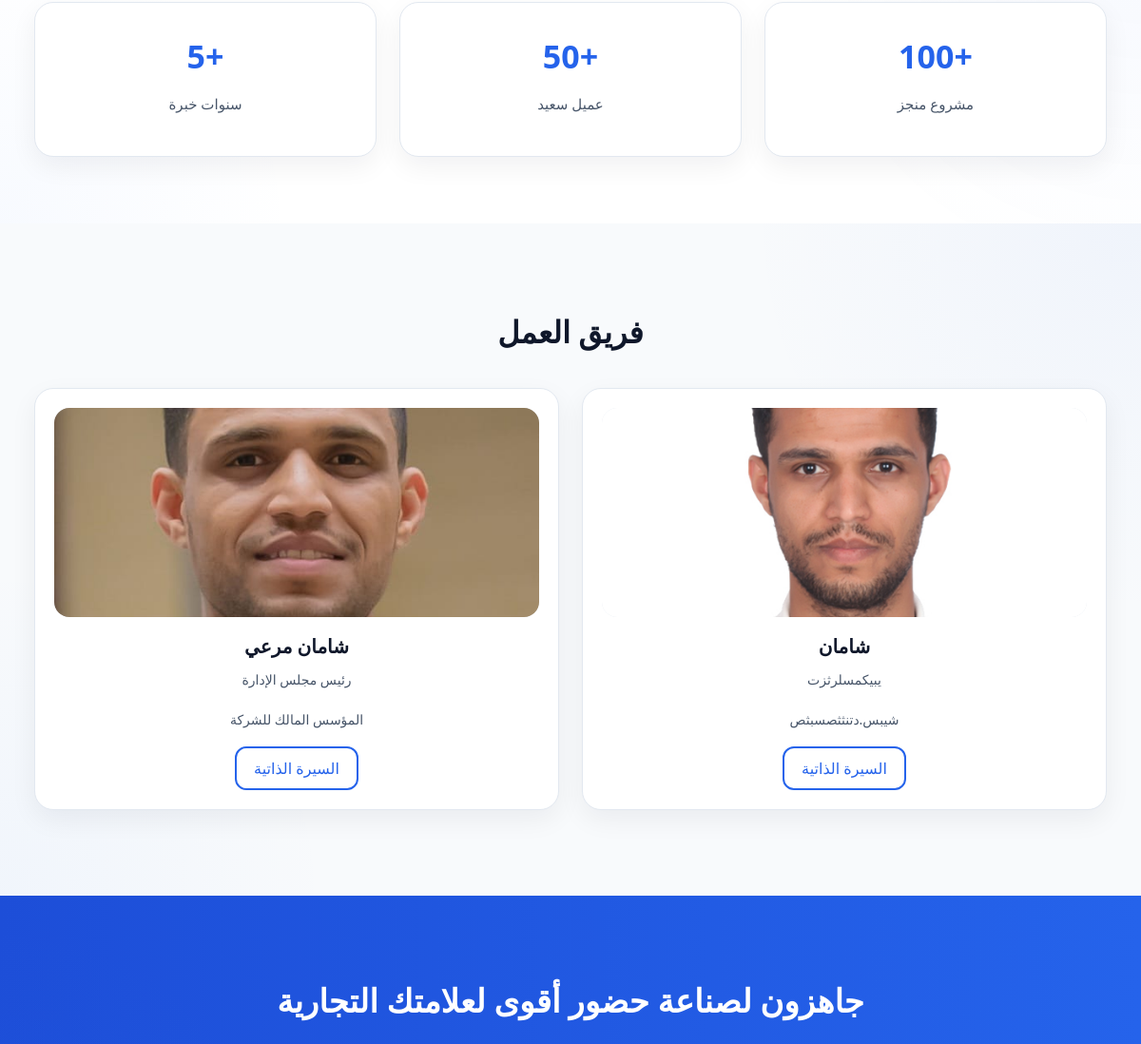
Page /about/ (middle part) on the earlier database version.
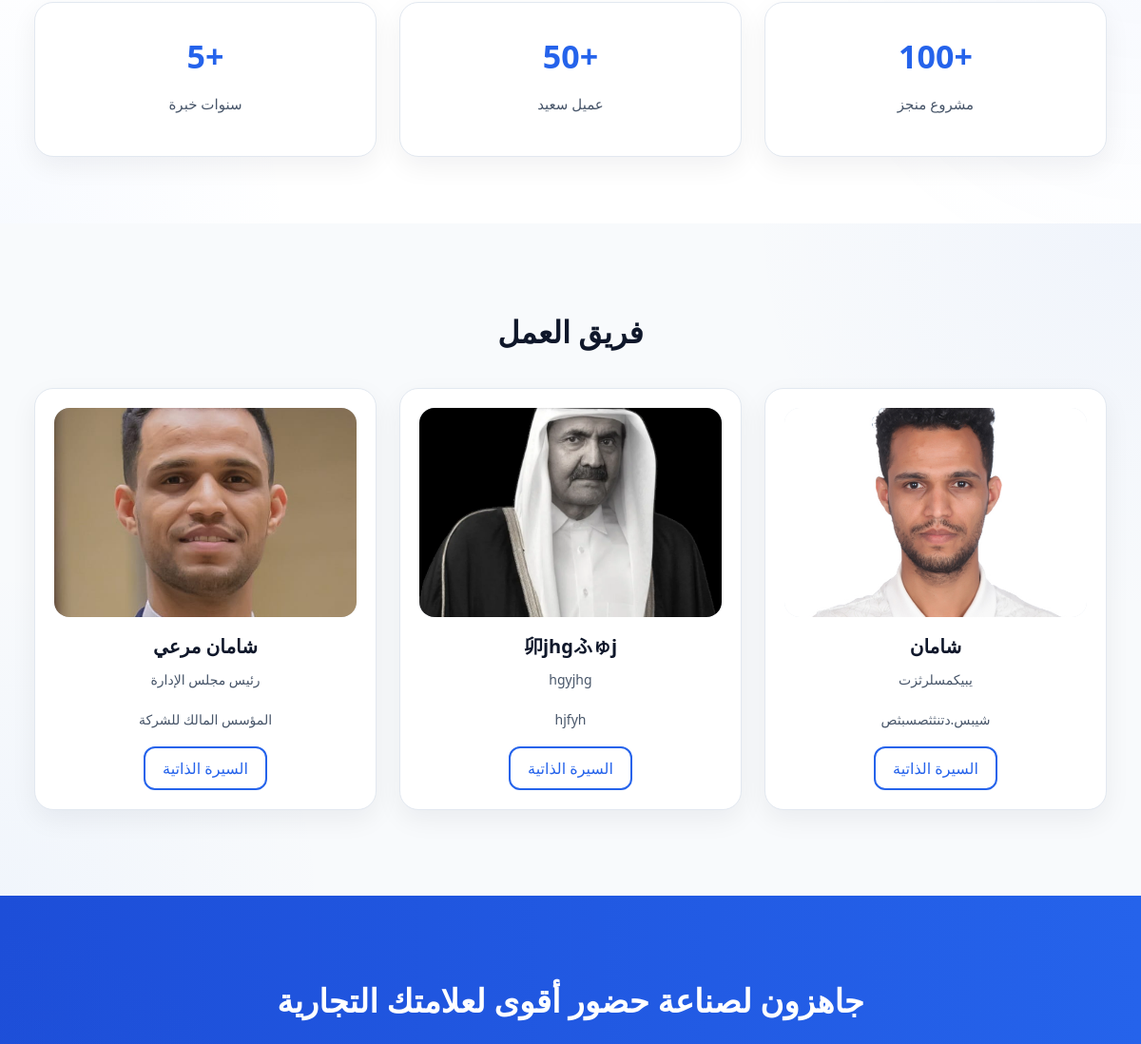
Same page on the later database version.
### app/models/team_member.py (models this page shows, shortened)
class TeamMember(db.Model):
    __tablename__ = "team_members"
    id = db.Column(db.Integer, primary_key=True)
    name_ar = db.Column(db.String(150), nullable=False)
    slug_ar = db.Column(db.String(150), unique=True, nullable=False)
    job_title_ar = db.Column(db.String(150), nullable=True)
    short_bio_ar = db.Column(db.Text, nullable=True)
    full_bio_ar = db.Column(db.Text, nullable=True)
    name_en = db.Column(db.String(150), nullable=True)
    slug_en = db.Column(db.String(150), unique=True, nullable=True)
    job_title_en = db.Column(db.String(150), nullable=True)
    short_bio_en = db.Column(db.Text, nullable=True)
    full_bio_en = db.Column(db.Text, nullable=True)
    name_ja = db.Column(db.String(150), nullable=True)
    slug_ja = db.Column(db.String(150), unique=True, nullable=True)
    job_title_ja = db.Column(db.String(150), nullable=True)
    short_bio_ja = db.Column(db.Text, nullable=True)
    full_bio_ja = db.Column(db.Text, nullable=True)
    name = db.Column(db.String(150), nullable=False)
    slug = db.Column(db.String(150), unique=True, nullable=False)
    job_title = db.Column(db.String(150), nullable=True)
    short_bio = db.Column(db.Text, nullable=True)
    full_bio = db.Column(db.Text, nullable=True)
    image = db.Column(db.String(255), nullable=True)
    display_order = db.Column(db.Integer, nullable=False, default=0)
    is_active = db.Column(db.Boolean, nullable=False, default=True)
    show_on_home = db.Column(db.Boolean, default=False)
    def get_name(self, lang="ar"):
        if lang == "en" and self.name_en:
            return self.name_en
        if lang == "ja" and self.name_ja:
            return self.name_ja
        return self.name_ar or self.name
    def get_slug(self, lang="ar"):
        if lang == "en" and self.slug_en:
            return self.slug_en
        if lang == "ja" and self.slug_ja:
            return self.slug_ja
        return self.slug_ar or self.slug
    def get_job_title(self, lang="ar"):
        if lang == "en" and self.job_title_en:
            return self.job_title_en
        if lang == "ja" and self.job_title_ja:
            return self.job_title_ja
        return self.job_title_ar or self.job_title
    def get_short_bio(self, lang="ar"):
        if lang == "en" and self.short_bio_en:
            return self.short_bio_en
        if lang == "ja" and self.short_bio_ja:
            return self.short_bio_ja
        return self.short_bio_ar or self.short_bio

### app/routes/about.py (the view)
@about_bp.route("/")
def index():
    members = TeamMember.query.filter_by(
        is_active=True
    ).order_by(
        TeamMember.display_order.asc(),
        TeamMember.id.asc()
    ).all()
    setting = SiteSetting.query.first()
    seo = build_seo(
        title="About Us | MEDIA ART",
        description=(
            "Learn more about MEDIA ART, our team, "
            "our vision and our professional digital services."
        ),
        keywords=(
            "media art, about us, web design, "
            "digital marketing, printing, branding"
        ),
    )
    return render_template(
        "about/index.html",
        members=members,
        setting=setting,
        **seo,
    )

### app/models/menu_item.py (called while the page is built)
    def get_title(self, lang="ar"):
        if self.page:
            if lang == "en":
                return self.page.title_en or self.page.title_ar
            if lang == "ja":
                return self.page.title_ja or self.page.title_ar
            return self.page.title_ar
        return (
            getattr(self, f"title_{lang}", None)
            or self.title_ar
            or self.title
        )

### app/utils/seo.py (called while the page is built)
def build_seo(
    title=None,
    description=None,
    keywords=None,
    image=None,
):
    if image:
        image = url_for(
            "static",
            filename=f"uploads/{image}",
            _external=True,
        )
    else:
        image = url_for(
            "static",
            filename="images/logo.png",
            _external=True,
        )
    return {
        "seo_title": title,
        "seo_description": description,
        "seo_keywords": keywords,
        "seo_image": image,
        "seo_url": request.url,
    }

### app/templates/about/index.html (shortened to what this page needs)
{% extends "base.html" %}
{% block content %}
<section class="stats-section">
    <div class="container stats-grid">
        <div class="stat-box">
            <h3>+100</h3>
            <p>
                {% if current_lang == "en" %}
                    Completed Projects
                {% elif current_lang == "ja" %}
                    完了プロジェクト
                {% else %}
                    مشروع منجز
                {% endif %}
            </p>
        </div>
        <div class="stat-box">
            <h3>+50</h3>
            <p>
                {% if current_lang == "en" %}
                    Happy Clients
                {% elif current_lang == "ja" %}
                    満足したお客様
                {% else %}
                    عميل سعيد
                {% endif %}
            </p>
        </div>
        <div class="stat-box">
            <h3>+5</h3>
            <p>
                {% if current_lang == "en" %}
                    Years of Experience
                {% elif current_lang == "ja" %}
                    年以上の経験
                {% else %}
                    سنوات خبرة
                {% endif %}
            </p>
        </div>
    </div>
</section>
<section class="team-section">
    <div class="container">
        <h2 class="section-title">{{ tr.team }}</h2>
        <div class="team-grid">
            {% if members %}
                {% for member in members %}
                <div class="team-card">
                    <div class="team-image">
                        {% if member.image %}
                            <img src="{{ url_for('static', filename='uploads/' + member.image) }}"
                                 alt="{{ member.name }}">
                        {% endif %}
                    </div>
                    <div class="team-content">
                        <h3>{{ member.get_name(current_lang) }}</h3>
                        <p>{{ member.get_job_title(current_lang) }}</p>
                        {% if member.short_bio %}
                            <p>{{ member.get_short_bio(current_lang) }}</p>
                        {% endif %}
                        <a href="{{ url_for('main.team_member_profile', slug=member.get_slug(current_lang)) }}" class="btn-outline">
                            {% if current_lang == "en" %}
                                Biography
                            {% elif current_lang == "ja" %}
                                プロフィール
                            {% else %}
                                السيرة الذاتية
                            {% endif %}
                        </a>
                    </div>
                </div>
                {% endfor %}
            {% endif %}
        </div>
    </div>
</section>
<section class="about-cta-section">
    <div class="container">
        <h2>
            {% if current_lang == "en" %}
                Ready to build a stronger presence for your brand?
            {% elif current_lang == "ja" %}
                ブランドの存在感をさらに高める準備はできていますか？
            {% else %}
                جاهزون لصناعة حضور أقوى لعلامتك التجارية
            {% endif %}
        </h2>
    </div>
</section>
{% endblock %}

Differences in the rows shown:
added TeamMember: image (picture), get_name "卯jhgふゅj", get_job_title "hgyjhg", get_short_bio "hjfyh"
